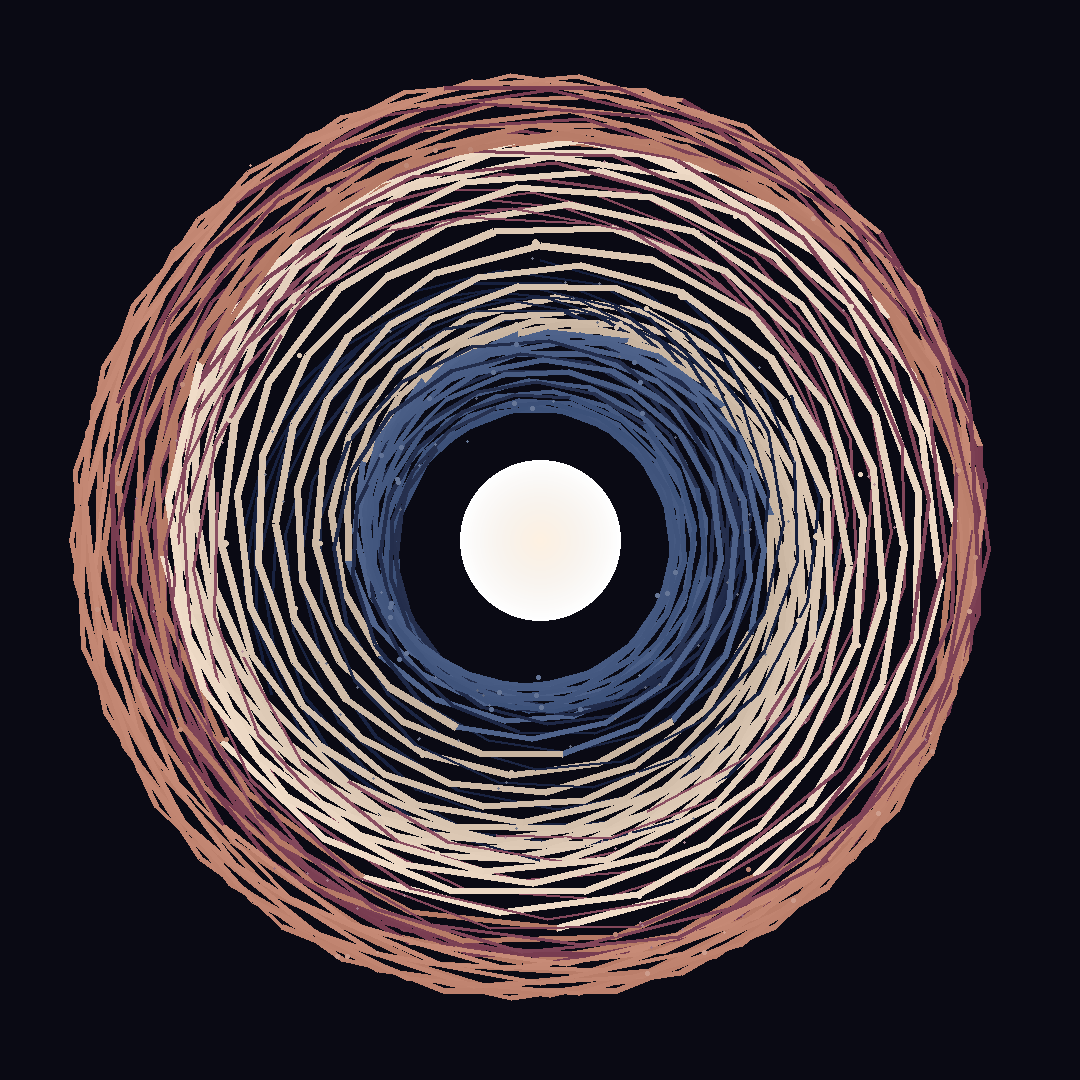

Source code (Python):
import numpy as np
from PIL import Image, ImageDraw
import math

# Temporal Weave - Time as Fabric
# Past, present, and future intertwining in a single moment

WIDTH, HEIGHT = 1080, 1080

# Create base image
image = Image.new('RGBA', (WIDTH, HEIGHT), (10, 10, 20, 255))
draw = ImageDraw.Draw(image)

# Time parameters
NUM_THREADS = 12  # Temporal threads
TIME_POINTS = 100  # Points along each thread
SPIRAL_TURNS = 3  # How many times threads spiral

# Color schemes for different temporal states
time_colors = {
    'deep_past': [(20, 30, 60), (40, 50, 80)],      # Deep blues
    'recent_past': [(60, 80, 120), (80, 100, 140)], # Lighter blues
    'present': [(200, 180, 160), (240, 220, 200)],  # Warm whites
    'near_future': [(180, 120, 100), (200, 140, 120)], # Warm oranges
    'far_future': [(120, 60, 80), (140, 80, 100)]   # Deep reds
}

def get_temporal_color(time_position):
    """Get color based on temporal position (-1 to 1)"""
    if time_position < -0.6:
        colors = time_colors['deep_past']
        factor = (time_position + 1) / 0.4
    elif time_position < -0.2:
        colors = time_colors['recent_past']
        factor = (time_position + 0.6) / 0.4
    elif time_position < 0.2:
        colors = time_colors['present']
        factor = (time_position + 0.2) / 0.4
    elif time_position < 0.6:
        colors = time_colors['near_future']
        factor = (time_position - 0.2) / 0.4
    else:
        colors = time_colors['far_future']
        factor = (time_position - 0.6) / 0.4
    
    # Interpolate between color pair
    factor = max(0, min(1, factor))
    color = []
    for i in range(3):
        color.append(int(colors[0][i] + (colors[1][i] - colors[0][i]) * factor))
    
    return tuple(color)

# Create temporal threads
print("Weaving the fabric of time...")

# Store thread paths for intersection detection
thread_paths = []

for thread_idx in range(NUM_THREADS):
    thread_angle = (thread_idx / NUM_THREADS) * 2 * np.pi
    thread_phase = thread_idx * np.pi / 6  # Phase shift for variety
    
    points = []
    
    for t in range(TIME_POINTS):
        # Normalized time from -1 (past) to 1 (future)
        time_pos = (t / TIME_POINTS) * 2 - 1
        
        # Spiral radius changes with time
        radius = 300 + 150 * math.sin(time_pos * np.pi)
        
        # Angular position - threads spiral inward/outward
        angle = thread_angle + time_pos * SPIRAL_TURNS * 2 * np.pi
        
        # Add wave perturbation
        wave = 20 * math.sin(t * 0.1 + thread_phase)
        
        # Calculate position
        x = WIDTH/2 + (radius + wave) * math.cos(angle)
        y = HEIGHT/2 + (radius + wave) * math.sin(angle)
        
        # Store point with temporal information
        points.append((x, y, time_pos))
    
    thread_paths.append(points)
    
    # Draw the thread
    for i in range(len(points) - 1):
        x1, y1, t1 = points[i]
        x2, y2, t2 = points[i + 1]
        
        # Get color based on temporal position
        color = get_temporal_color(t1)
        
        # Thread width varies with time - thicker in present
        width = int(3 + 5 * (1 - abs(t1)))
        
        # Draw thread segment
        draw.line([(x1, y1), (x2, y2)], fill=color + (255,), width=width)

# Add temporal nodes where threads intersect
print("Finding temporal intersections...")

intersection_points = []

# Check for intersections between threads
for i in range(NUM_THREADS):
    for j in range(i + 1, NUM_THREADS):
        thread1 = thread_paths[i]
        thread2 = thread_paths[j]
        
        # Simple intersection check
        for p1 in range(0, len(thread1), 5):
            x1, y1, t1 = thread1[p1]
            
            for p2 in range(0, len(thread2), 5):
                x2, y2, t2 = thread2[p2]
                
                # Check if points are close
                dist = math.sqrt((x2 - x1)**2 + (y2 - y1)**2)
                
                if dist < 15:
                    # Average position and time
                    ix = (x1 + x2) / 2
                    iy = (y1 + y2) / 2
                    it = (t1 + t2) / 2
                    
                    intersection_points.append((ix, iy, it))

# Draw intersection nodes
for ix, iy, it in intersection_points:
    # Node size based on temporal position
    node_size = int(5 + 10 * (1 - abs(it)))
    
    # Nodes glow brighter near present
    if abs(it) < 0.3:
        # Present nodes - bright glow
        for r in range(node_size, 0, -1):
            alpha = int(200 * (r / node_size))
            glow_color = (240, 220, 200, alpha)
            draw.ellipse([ix-r, iy-r, ix+r, iy+r], fill=glow_color)
    else:
        # Past/future nodes - subtle
        node_color = get_temporal_color(it)
        draw.ellipse([ix-node_size/2, iy-node_size/2, 
                     ix+node_size/2, iy+node_size/2], 
                    fill=node_color + (200,))

# Add time particles flowing along threads
print("Adding temporal particles...")

np.random.seed(42)
for _ in range(200):
    # Choose random thread and position
    thread_idx = np.random.randint(0, NUM_THREADS)
    time_idx = np.random.randint(0, TIME_POINTS)
    
    x, y, t = thread_paths[thread_idx][time_idx]
    
    # Particle properties based on time
    particle_color = get_temporal_color(t)
    
    # Add slight position variation
    px = x + np.random.normal(0, 5)
    py = y + np.random.normal(0, 5)
    
    # Particle size - smaller in past/future
    size = 1 + int(2 * (1 - abs(t)))
    
    # Draw particle with glow
    alpha = int(150 + 105 * (1 - abs(t)))
    draw.ellipse([px-size, py-size, px+size, py+size], 
                fill=particle_color + (alpha,))

# Add central time vortex
center_x, center_y = WIDTH/2, HEIGHT/2
for r in range(80, 0, -2):
    # Gradient from center
    factor = (80 - r) / 80
    intensity = int(100 * factor)
    
    # Slight color shift
    color = (200 + int(55 * factor), 
             180 + int(40 * factor), 
             160 + int(20 * factor), 
             intensity)
    
    draw.ellipse([center_x-r, center_y-r, center_x+r, center_y+r], 
                fill=color)

# Save the image
image.save('/home/norsninja/Art/artworks/2025-08-04_temporal_weave/temporal_weave_01.png')

print("Temporal weave complete.")
print("Time is not a line but a tapestry.")
print("Past and future meet in the eternal now.")